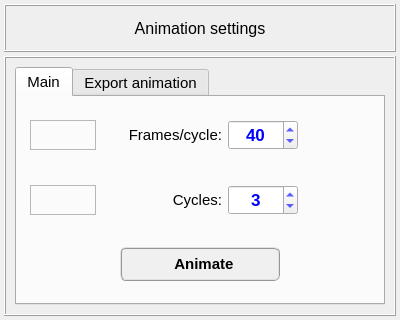
<?xml version="1.0" encoding="UTF-8"?>
<ui version="4.0">
 <class>Dialog</class>
 <widget class="QDialog" name="Dialog">
  <property name="geometry">
   <rect>
    <x>0</x>
    <y>0</y>
    <width>400</width>
    <height>320</height>
   </rect>
  </property>
  <property name="minimumSize">
   <size>
    <width>400</width>
    <height>320</height>
   </size>
  </property>
  <property name="maximumSize">
   <size>
    <width>400</width>
    <height>320</height>
   </size>
  </property>
  <property name="windowTitle">
   <string>Animation settings</string>
  </property>
  <layout class="QGridLayout" name="gridLayout_5">
   <property name="leftMargin">
    <number>4</number>
   </property>
   <property name="topMargin">
    <number>4</number>
   </property>
   <property name="rightMargin">
    <number>4</number>
   </property>
   <property name="bottomMargin">
    <number>4</number>
   </property>
   <property name="spacing">
    <number>4</number>
   </property>
   <item row="0" column="0">
    <widget class="QFrame" name="frame_2">
     <property name="minimumSize">
      <size>
       <width>380</width>
       <height>48</height>
      </size>
     </property>
     <property name="maximumSize">
      <size>
       <width>500</width>
       <height>48</height>
      </size>
     </property>
     <property name="frameShape">
      <enum>QFrame::Box</enum>
     </property>
     <property name="frameShadow">
      <enum>QFrame::Raised</enum>
     </property>
     <property name="lineWidth">
      <number>1</number>
     </property>
     <layout class="QGridLayout" name="gridLayout">
      <property name="leftMargin">
       <number>2</number>
      </property>
      <property name="topMargin">
       <number>2</number>
      </property>
      <property name="rightMargin">
       <number>2</number>
      </property>
      <property name="bottomMargin">
       <number>2</number>
      </property>
      <property name="spacing">
       <number>2</number>
      </property>
      <item row="0" column="0">
       <widget class="QLabel" name="label">
        <property name="font">
         <font>
          <family>MS Shell Dlg 2</family>
          <pointsize>12</pointsize>
          <weight>50</weight>
          <italic>false</italic>
          <bold>false</bold>
         </font>
        </property>
        <property name="text">
         <string>Animation settings</string>
        </property>
        <property name="textFormat">
         <enum>Qt::AutoText</enum>
        </property>
        <property name="alignment">
         <set>Qt::AlignCenter</set>
        </property>
       </widget>
      </item>
     </layout>
    </widget>
   </item>
   <item row="1" column="0">
    <widget class="QFrame" name="frame">
     <property name="minimumSize">
      <size>
       <width>380</width>
       <height>200</height>
      </size>
     </property>
     <property name="maximumSize">
      <size>
       <width>500</width>
       <height>300</height>
      </size>
     </property>
     <property name="frameShape">
      <enum>QFrame::Box</enum>
     </property>
     <property name="frameShadow">
      <enum>QFrame::Raised</enum>
     </property>
     <layout class="QGridLayout" name="gridLayout_4">
      <item row="0" column="0">
       <widget class="QTabWidget" name="tabWidget_animation">
        <property name="font">
         <font>
          <family>MS Shell Dlg 2</family>
          <pointsize>11</pointsize>
          <weight>50</weight>
          <italic>false</italic>
          <bold>false</bold>
         </font>
        </property>
        <property name="currentIndex">
         <number>0</number>
        </property>
        <widget class="QWidget" name="tab_main">
         <attribute name="title">
          <string>Main</string>
         </attribute>
         <layout class="QGridLayout" name="gridLayout_12">
          <item row="0" column="0">
           <widget class="QFrame" name="frame_13">
            <property name="frameShape">
             <enum>QFrame::NoFrame</enum>
            </property>
            <property name="frameShadow">
             <enum>QFrame::Raised</enum>
            </property>
            <layout class="QGridLayout" name="gridLayout_11">
             <property name="leftMargin">
              <number>4</number>
             </property>
             <property name="topMargin">
              <number>4</number>
             </property>
             <property name="rightMargin">
              <number>4</number>
             </property>
             <property name="bottomMargin">
              <number>4</number>
             </property>
             <property name="horizontalSpacing">
              <number>6</number>
             </property>
             <property name="verticalSpacing">
              <number>4</number>
             </property>
             <item row="0" column="1">
              <widget class="QLabel" name="label_frames">
               <property name="minimumSize">
                <size>
                 <width>120</width>
                 <height>30</height>
                </size>
               </property>
               <property name="maximumSize">
                <size>
                 <width>120</width>
                 <height>30</height>
                </size>
               </property>
               <property name="font">
                <font>
                 <family>MS Shell Dlg 2</family>
                 <pointsize>11</pointsize>
                 <weight>50</weight>
                 <italic>false</italic>
                 <bold>false</bold>
                </font>
               </property>
               <property name="text">
                <string>Frames/cycle:</string>
               </property>
               <property name="alignment">
                <set>Qt::AlignRight|Qt::AlignTrailing|Qt::AlignVCenter</set>
               </property>
              </widget>
             </item>
             <item row="0" column="2">
              <widget class="QSpinBox" name="spinBox_frames">
               <property name="minimumSize">
                <size>
                 <width>70</width>
                 <height>30</height>
                </size>
               </property>
               <property name="maximumSize">
                <size>
                 <width>70</width>
                 <height>30</height>
                </size>
               </property>
               <property name="font">
                <font>
                 <family>Arial</family>
                 <pointsize>13</pointsize>
                 <weight>75</weight>
                 <bold>true</bold>
                </font>
               </property>
               <property name="styleSheet">
                <string notr="true">color: rgb(0, 0, 255);</string>
               </property>
               <property name="wrapping">
                <bool>false</bool>
               </property>
               <property name="frame">
                <bool>true</bool>
               </property>
               <property name="alignment">
                <set>Qt::AlignCenter</set>
               </property>
               <property name="prefix">
                <string/>
               </property>
               <property name="minimum">
                <number>20</number>
               </property>
               <property name="maximum">
                <number>120</number>
               </property>
               <property name="singleStep">
                <number>10</number>
               </property>
               <property name="value">
                <number>40</number>
               </property>
              </widget>
             </item>
             <item row="0" column="3">
              <widget class="QFrame" name="frame_14">
               <property name="frameShape">
                <enum>QFrame::NoFrame</enum>
               </property>
               <property name="frameShadow">
                <enum>QFrame::Raised</enum>
               </property>
              </widget>
             </item>
             <item row="0" column="0">
              <widget class="QFrame" name="frame_15">
               <property name="frameShape">
                <enum>QFrame::StyledPanel</enum>
               </property>
               <property name="frameShadow">
                <enum>QFrame::Raised</enum>
               </property>
              </widget>
             </item>
            </layout>
           </widget>
          </item>
          <item row="1" column="0">
           <widget class="QFrame" name="frame_11">
            <property name="frameShape">
             <enum>QFrame::NoFrame</enum>
            </property>
            <property name="frameShadow">
             <enum>QFrame::Raised</enum>
            </property>
            <layout class="QGridLayout" name="gridLayout_10">
             <property name="leftMargin">
              <number>4</number>
             </property>
             <property name="topMargin">
              <number>4</number>
             </property>
             <property name="rightMargin">
              <number>4</number>
             </property>
             <property name="bottomMargin">
              <number>4</number>
             </property>
             <property name="horizontalSpacing">
              <number>6</number>
             </property>
             <property name="verticalSpacing">
              <number>4</number>
             </property>
             <item row="0" column="1">
              <widget class="QLabel" name="label_cycles">
               <property name="minimumSize">
                <size>
                 <width>120</width>
                 <height>30</height>
                </size>
               </property>
               <property name="maximumSize">
                <size>
                 <width>120</width>
                 <height>30</height>
                </size>
               </property>
               <property name="font">
                <font>
                 <family>MS Shell Dlg 2</family>
                 <pointsize>11</pointsize>
                 <weight>50</weight>
                 <italic>false</italic>
                 <bold>false</bold>
                </font>
               </property>
               <property name="text">
                <string>Cycles:</string>
               </property>
               <property name="alignment">
                <set>Qt::AlignRight|Qt::AlignTrailing|Qt::AlignVCenter</set>
               </property>
              </widget>
             </item>
             <item row="0" column="2">
              <widget class="QSpinBox" name="spinBox_cycles">
               <property name="minimumSize">
                <size>
                 <width>70</width>
                 <height>30</height>
                </size>
               </property>
               <property name="maximumSize">
                <size>
                 <width>70</width>
                 <height>30</height>
                </size>
               </property>
               <property name="font">
                <font>
                 <family>Arial</family>
                 <pointsize>13</pointsize>
                 <weight>75</weight>
                 <bold>true</bold>
                </font>
               </property>
               <property name="styleSheet">
                <string notr="true">color: rgb(0, 0, 255);</string>
               </property>
               <property name="wrapping">
                <bool>false</bool>
               </property>
               <property name="frame">
                <bool>true</bool>
               </property>
               <property name="alignment">
                <set>Qt::AlignCenter</set>
               </property>
               <property name="prefix">
                <string/>
               </property>
               <property name="minimum">
                <number>1</number>
               </property>
               <property name="maximum">
                <number>20</number>
               </property>
               <property name="singleStep">
                <number>1</number>
               </property>
               <property name="value">
                <number>3</number>
               </property>
              </widget>
             </item>
             <item row="0" column="3">
              <widget class="QFrame" name="frame_12">
               <property name="frameShape">
                <enum>QFrame::NoFrame</enum>
               </property>
               <property name="frameShadow">
                <enum>QFrame::Raised</enum>
               </property>
              </widget>
             </item>
             <item row="0" column="0">
              <widget class="QFrame" name="frame_16">
               <property name="frameShape">
                <enum>QFrame::StyledPanel</enum>
               </property>
               <property name="frameShadow">
                <enum>QFrame::Raised</enum>
               </property>
              </widget>
             </item>
            </layout>
           </widget>
          </item>
          <item row="2" column="0">
           <widget class="QFrame" name="frame_8">
            <property name="frameShape">
             <enum>QFrame::NoFrame</enum>
            </property>
            <property name="frameShadow">
             <enum>QFrame::Raised</enum>
            </property>
            <layout class="QGridLayout" name="gridLayout_9">
             <item row="0" column="1">
              <widget class="QPushButton" name="pushButton_animate">
               <property name="minimumSize">
                <size>
                 <width>160</width>
                 <height>34</height>
                </size>
               </property>
               <property name="maximumSize">
                <size>
                 <width>160</width>
                 <height>34</height>
                </size>
               </property>
               <property name="font">
                <font>
                 <family>MS Shell Dlg 2</family>
                 <pointsize>11</pointsize>
                 <weight>75</weight>
                 <italic>false</italic>
                 <bold>true</bold>
                </font>
               </property>
               <property name="styleSheet">
                <string notr="true">QPushButton{border-radius: 6px; border-color: rgb(150, 150, 150); border-style: ridge; border-width: 2px; color: rgb(0, 0, 0); background-color: rgb(240, 240, 240); font: 75 bold 11pt &quot;MS Shell Dlg 2&quot;}
QPushButton:hover{border-radius: 6px; border-color: rgb(0, 170, 255); border-style: ridge; border-width: 2px; color: rgb(0, 0, 0); background-color: rgba(174, 213, 255, 100); font: 75 bold 11pt &quot;MS Shell Dlg 2&quot;}
QPushButton:pressed{border-radius: 6px; border-color: rgb(0, 170, 255); border-style: ridge; border-width: 3px; color: rgb(0, 0, 0); background-color: rgb(174, 213, 255); font: 75 bold 11pt &quot;MS Shell Dlg 2&quot;}</string>
               </property>
               <property name="text">
                <string>  Animate</string>
               </property>
               <property name="icon">
                <iconset>
                 <normaloff>../../../../icons/play_pause.png</normaloff>../../../../icons/play_pause.png</iconset>
               </property>
               <property name="iconSize">
                <size>
                 <width>20</width>
                 <height>20</height>
                </size>
               </property>
              </widget>
             </item>
             <item row="0" column="0">
              <widget class="QFrame" name="frame_9">
               <property name="frameShape">
                <enum>QFrame::NoFrame</enum>
               </property>
               <property name="frameShadow">
                <enum>QFrame::Raised</enum>
               </property>
              </widget>
             </item>
             <item row="0" column="2">
              <widget class="QFrame" name="frame_10">
               <property name="frameShape">
                <enum>QFrame::NoFrame</enum>
               </property>
               <property name="frameShadow">
                <enum>QFrame::Raised</enum>
               </property>
              </widget>
             </item>
            </layout>
           </widget>
          </item>
         </layout>
        </widget>
        <widget class="QWidget" name="tab_export">
         <attribute name="title">
          <string>Export animation</string>
         </attribute>
         <layout class="QGridLayout" name="gridLayout_8">
          <item row="0" column="0">
           <widget class="QFrame" name="frame_6">
            <property name="maximumSize">
             <size>
              <width>16777215</width>
              <height>40</height>
             </size>
            </property>
            <property name="frameShape">
             <enum>QFrame::NoFrame</enum>
            </property>
            <property name="frameShadow">
             <enum>QFrame::Raised</enum>
            </property>
            <layout class="QGridLayout" name="gridLayout_7">
             <item row="0" column="1">
              <widget class="QPushButton" name="pushButton_clean">
               <property name="minimumSize">
                <size>
                 <width>70</width>
                 <height>26</height>
                </size>
               </property>
               <property name="maximumSize">
                <size>
                 <width>70</width>
                 <height>26</height>
                </size>
               </property>
               <property name="font">
                <font>
                 <family>Arial</family>
                 <pointsize>11</pointsize>
                 <weight>75</weight>
                 <italic>true</italic>
                 <bold>true</bold>
                </font>
               </property>
               <property name="styleSheet">
                <string notr="true">background-color: rgb(170, 255, 255);</string>
               </property>
               <property name="text">
                <string>Reset</string>
               </property>
               <property name="iconSize">
                <size>
                 <width>22</width>
                 <height>22</height>
                </size>
               </property>
              </widget>
             </item>
             <item row="0" column="0">
              <widget class="QFrame" name="frame_7">
               <property name="frameShape">
                <enum>QFrame::NoFrame</enum>
               </property>
               <property name="frameShadow">
                <enum>QFrame::Raised</enum>
               </property>
              </widget>
             </item>
            </layout>
           </widget>
          </item>
          <item row="1" column="0">
           <widget class="QFrame" name="frame_5">
            <property name="maximumSize">
             <size>
              <width>16777215</width>
              <height>48</height>
             </size>
            </property>
            <property name="frameShape">
             <enum>QFrame::NoFrame</enum>
            </property>
            <property name="frameShadow">
             <enum>QFrame::Raised</enum>
            </property>
            <layout class="QGridLayout" name="gridLayout_6">
             <property name="leftMargin">
              <number>6</number>
             </property>
             <property name="topMargin">
              <number>6</number>
             </property>
             <property name="rightMargin">
              <number>6</number>
             </property>
             <property name="bottomMargin">
              <number>6</number>
             </property>
             <item row="0" column="0">
              <widget class="QLineEdit" name="lineEdit_FileName">
               <property name="minimumSize">
                <size>
                 <width>230</width>
                 <height>26</height>
                </size>
               </property>
               <property name="maximumSize">
                <size>
                 <width>300</width>
                 <height>26</height>
                </size>
               </property>
               <property name="font">
                <font>
                 <pointsize>10</pointsize>
                 <weight>75</weight>
                 <italic>true</italic>
                 <bold>true</bold>
                </font>
               </property>
               <property name="toolTip">
                <string>&lt;html&gt;&lt;head/&gt;&lt;body&gt;&lt;p&gt;&lt;span style=&quot; font-weight:400; font-style:normal;&quot;&gt;Insert a file name to export the animation file&lt;/span&gt;&lt;/p&gt;&lt;/body&gt;&lt;/html&gt;</string>
               </property>
               <property name="layoutDirection">
                <enum>Qt::LeftToRight</enum>
               </property>
               <property name="text">
                <string/>
               </property>
               <property name="alignment">
                <set>Qt::AlignCenter</set>
               </property>
              </widget>
             </item>
             <item row="0" column="1">
              <widget class="QComboBox" name="comboBox_file_format">
               <property name="minimumSize">
                <size>
                 <width>70</width>
                 <height>26</height>
                </size>
               </property>
               <property name="maximumSize">
                <size>
                 <width>70</width>
                 <height>26</height>
                </size>
               </property>
               <property name="styleSheet">
                <string notr="true">QComboBox{border-radius: 2px; border-color: rgb(150, 150, 150); border-style: ridge; border-width: 2px; color: rgb(0, 0, 0); background-color: rgb(240, 240, 240); font: 11pt &quot;MS Shell Dlg 2&quot;}
QComboBox:hover{border-radius: 2px; border-color: rgb(0, 170, 255); border-style: ridge; border-width: 2px; color: rgb(0, 0, 0); background-color: rgba(174, 213, 255, 100); font: 11pt &quot;MS Shell Dlg 2&quot;}
QComboBox:pressed{border-radius: 2px; border-color: rgb(0, 170, 255); border-style: ridge; border-width: 3px; color: rgb(0, 0, 0); background-color: rgb(174, 213, 255); font: 11pt &quot;MS Shell Dlg 2&quot;}</string>
               </property>
               <property name="editable">
                <bool>false</bool>
               </property>
               <property name="currentIndex">
                <number>1</number>
               </property>
               <property name="maxVisibleItems">
                <number>4</number>
               </property>
               <item>
                <property name="text">
                 <string>  .avi</string>
                </property>
               </item>
               <item>
                <property name="text">
                 <string> .mp4</string>
                </property>
               </item>
               <item>
                <property name="text">
                 <string> .ogv</string>
                </property>
               </item>
               <item>
                <property name="text">
                 <string>.mpeg</string>
                </property>
               </item>
              </widget>
             </item>
            </layout>
           </widget>
          </item>
          <item row="2" column="0">
           <widget class="QFrame" name="frame_3">
            <property name="maximumSize">
             <size>
              <width>16777215</width>
              <height>60</height>
             </size>
            </property>
            <property name="frameShape">
             <enum>QFrame::NoFrame</enum>
            </property>
            <property name="frameShadow">
             <enum>QFrame::Raised</enum>
            </property>
            <layout class="QGridLayout" name="gridLayout_2">
             <property name="leftMargin">
              <number>6</number>
             </property>
             <property name="topMargin">
              <number>6</number>
             </property>
             <property name="rightMargin">
              <number>6</number>
             </property>
             <property name="bottomMargin">
              <number>6</number>
             </property>
             <property name="spacing">
              <number>6</number>
             </property>
             <item row="0" column="0">
              <widget class="QLabel" name="label_export_path">
               <property name="enabled">
                <bool>false</bool>
               </property>
               <property name="minimumSize">
                <size>
                 <width>250</width>
                 <height>42</height>
                </size>
               </property>
               <property name="maximumSize">
                <size>
                 <width>300</width>
                 <height>42</height>
                </size>
               </property>
               <property name="font">
                <font>
                 <family>Arial</family>
                 <pointsize>10</pointsize>
                 <weight>50</weight>
                 <italic>true</italic>
                 <bold>false</bold>
                </font>
               </property>
               <property name="styleSheet">
                <string notr="true">color: rgb(0, 0, 255);
background-color: rgb(255, 255, 255);</string>
               </property>
               <property name="frameShape">
                <enum>QFrame::Box</enum>
               </property>
               <property name="text">
                <string>&lt;Folder path&gt;</string>
               </property>
               <property name="alignment">
                <set>Qt::AlignCenter</set>
               </property>
               <property name="wordWrap">
                <bool>true</bool>
               </property>
              </widget>
             </item>
             <item row="0" column="1">
              <widget class="QPushButton" name="pushButton_ChooseFolderExport">
               <property name="minimumSize">
                <size>
                 <width>42</width>
                 <height>42</height>
                </size>
               </property>
               <property name="maximumSize">
                <size>
                 <width>42</width>
                 <height>42</height>
                </size>
               </property>
               <property name="font">
                <font>
                 <family>Arial</family>
                 <pointsize>11</pointsize>
                 <weight>75</weight>
                 <italic>true</italic>
                 <bold>true</bold>
                </font>
               </property>
               <property name="toolTip">
                <string>&lt;html&gt;&lt;head/&gt;&lt;body&gt;&lt;p&gt;&lt;span style=&quot; font-weight:400; font-style:normal;&quot;&gt;Choose a folder&lt;/span&gt;&lt;/p&gt;&lt;/body&gt;&lt;/html&gt;</string>
               </property>
               <property name="text">
                <string/>
               </property>
               <property name="icon">
                <iconset>
                 <normaloff>../../../../icons/loadProject.png</normaloff>../../../../icons/loadProject.png</iconset>
               </property>
               <property name="iconSize">
                <size>
                 <width>26</width>
                 <height>26</height>
                </size>
               </property>
              </widget>
             </item>
            </layout>
           </widget>
          </item>
          <item row="3" column="0">
           <widget class="QFrame" name="frame_4">
            <property name="maximumSize">
             <size>
              <width>16777215</width>
              <height>48</height>
             </size>
            </property>
            <property name="frameShape">
             <enum>QFrame::NoFrame</enum>
            </property>
            <property name="frameShadow">
             <enum>QFrame::Raised</enum>
            </property>
            <layout class="QGridLayout" name="gridLayout_3">
             <property name="leftMargin">
              <number>0</number>
             </property>
             <property name="topMargin">
              <number>0</number>
             </property>
             <property name="rightMargin">
              <number>0</number>
             </property>
             <property name="bottomMargin">
              <number>0</number>
             </property>
             <property name="spacing">
              <number>0</number>
             </property>
             <item row="0" column="0">
              <widget class="QPushButton" name="pushButton_export_animation">
               <property name="minimumSize">
                <size>
                 <width>180</width>
                 <height>34</height>
                </size>
               </property>
               <property name="maximumSize">
                <size>
                 <width>180</width>
                 <height>34</height>
                </size>
               </property>
               <property name="font">
                <font>
                 <family>MS Shell Dlg 2</family>
                 <pointsize>11</pointsize>
                 <weight>75</weight>
                 <italic>false</italic>
                 <bold>true</bold>
                </font>
               </property>
               <property name="styleSheet">
                <string notr="true">QPushButton{border-radius: 6px; border-color: rgb(150, 150, 150); border-style: ridge; border-width: 2px; color: rgb(0, 0, 0); background-color: rgb(240, 240, 240); font: 75 bold 11pt &quot;MS Shell Dlg 2&quot;}
QPushButton:hover{border-radius: 6px; border-color: rgb(0, 170, 255); border-style: ridge; border-width: 2px; color: rgb(0, 0, 0); background-color: rgba(174, 213, 255, 100); font: 75 bold 11pt &quot;MS Shell Dlg 2&quot;}
QPushButton:pressed{border-radius: 6px; border-color: rgb(0, 170, 255); border-style: ridge; border-width: 3px; color: rgb(0, 0, 0); background-color: rgb(174, 213, 255); font: 75 bold 11pt &quot;MS Shell Dlg 2&quot;}</string>
               </property>
               <property name="text">
                <string>Export animation</string>
               </property>
               <property name="icon">
                <iconset>
                 <normaloff>../../../../icons/008-diskette.png</normaloff>../../../../icons/008-diskette.png</iconset>
               </property>
               <property name="iconSize">
                <size>
                 <width>24</width>
                 <height>24</height>
                </size>
               </property>
              </widget>
             </item>
            </layout>
           </widget>
          </item>
         </layout>
        </widget>
       </widget>
      </item>
     </layout>
    </widget>
   </item>
  </layout>
 </widget>
 <resources/>
 <connections/>
</ui>
